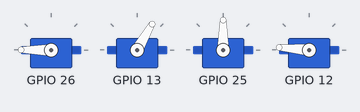
The program below on a simulated ESP32 board running MicroPython. Parts: 4 × servo. Servo angles are drawn from the pulse width (0.5 ms = 0°, 2.5 ms = 180°); the clock reads 2024-03-15 10:24:30 at power-on unless the program sets it; library files of the repository ran but are not shown: 1 file(s); what the program prints to the serial console is not drawn.

Above: at 1.05 s.
At 3.0 s:
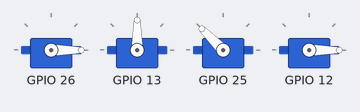
Timing chart, 0 to 5.6 s (numbered marks = the images above):
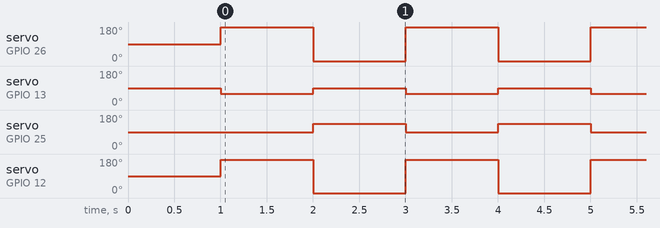

Measured:
- by itself, servo on GPIO 26: alternates 180° for 1.0 s and 0° for 1.0 s
- by itself, servo on GPIO 13: alternates 90° for 1.0 s and 60° for 1.0 s
- by itself, servo on GPIO 25: alternates 135° for 1.0 s and 90° for 1.0 s
- by itself, servo on GPIO 12: alternates 175° for 1.0 s and 0° for 1.0 s

The program:

main.py
```python
import math
import time
from machine import Pin, PWM

# Servo PWM parameters
frequency = 50  # 50 Hz for standard servo
min_pulse = 500  # Extended minimum pulse width in microseconds (corresponds to -90 degrees)
max_pulse = 2500  # Extended maximum pulse width in microseconds (corresponds to 270 degrees)

# GPIO pins for servos
servo_pins = {
    "ankle1": 26,  # First leg ankle servo
    "knee1": 13,   # First leg knee servo
    "knee2": 25,   # Second leg knee servo
    "ankle2": 12,  # Second leg ankle servo
}

# Initialize PWM for servos
servos = {name: PWM(Pin(pin)) for name, pin in servo_pins.items()}
for servo in servos.values():
    servo.freq(frequency)

# Function to set servo angle
def set_servo_angle(servo, angle):
    """
    Set the servo angle by converting it to the appropriate duty cycle.
    :param servo: PWM object for the servo
    :param angle: Angle in degrees (0-180)
    """
    angle = max(0, min(180, angle))  # Clamp angle to valid range
    pulse_width = min_pulse + (angle / 180) * (max_pulse - min_pulse)
    servo.duty_ns(int(pulse_width * 1000))  # Convert microseconds to nanoseconds

# Set all servos to their home position
def set_home_position():
    """
    Set all servos to their home position (default: 90 degrees).
    """
    home_angle = 90  # Home position for all servos
    for name, servo in servos.items():
        set_servo_angle(servo, home_angle)
    print("All servos set to home position (90 degrees).")
    time.sleep(1)  # Allow servos to move to the home position

# Motion parameters
amplitude = 90  # Increased amplitude for servos to rotate more
frequency_motion = 555.5  # Frequency in Hz
phase_offset = math.pi / 2  # 90-degree phase difference for alternating motion

# Main control loop
try:
    set_home_position()  # Initialize servos to home position
    start_time = time.time()  # Record start time for motion calculations
    while True:
        elapsed_time = time.time() - start_time

        # Calculate positions for knee servos (larger amplitude)
        knee_clockwise_pos = 60 * math.cos(2 * math.pi * frequency_motion * elapsed_time) + 90
        knee_clockwise_pos_yellow = max(45, min(90, knee_clockwise_pos))  # Clamp to valid range
        knee_clockwise_pos = max(90, min(120, knee_clockwise_pos))  # Clamp to valid range
        knee_counterclockwise_pos = 180 - knee_clockwise_pos
        knee_counterclockwise_pos_yellow = 180 - knee_clockwise_pos_yellow

        # Calculate positions for ankle servos (standard amplitude)
        ankle_clockwise_pos = amplitude * math.cos(2 * math.pi * frequency_motion * elapsed_time) + 90
        ankle_clockwise_pos = max(0, min(180, ankle_clockwise_pos))  # Clamp to valid range
        ankle_counterclockwise_pos = 180 - ankle_clockwise_pos

        # Apply motion to servos
        set_servo_angle(servos["knee1"], knee_counterclockwise_pos)  # Knee1 clockwise
        set_servo_angle(servos["ankle2"], ankle_clockwise_pos-5)  # Ankle2 clockwise
        set_servo_angle(servos["knee2"], knee_counterclockwise_pos_yellow)  # Knee2 counterclockwise
        set_servo_angle(servos["ankle1"], ankle_clockwise_pos)  # Ankle1 counterclockwise

        # Debug output
        print(f"Knee1: {knee_counterclockwise_pos}, Knee2: {knee_counterclockwise_pos}, Ankle1: {ankle_clockwise_pos}, Ankle2: {ankle_clockwise_pos}")

        time.sleep(0.001)  # Short delay for smoother motion

except KeyboardInterrupt:
    print("Motion stopped. Resetting servos to home position.")
    set_home_position()  # Reset servos to home position on exit
    for servo in servos.values():
        servo.deinit()
```
